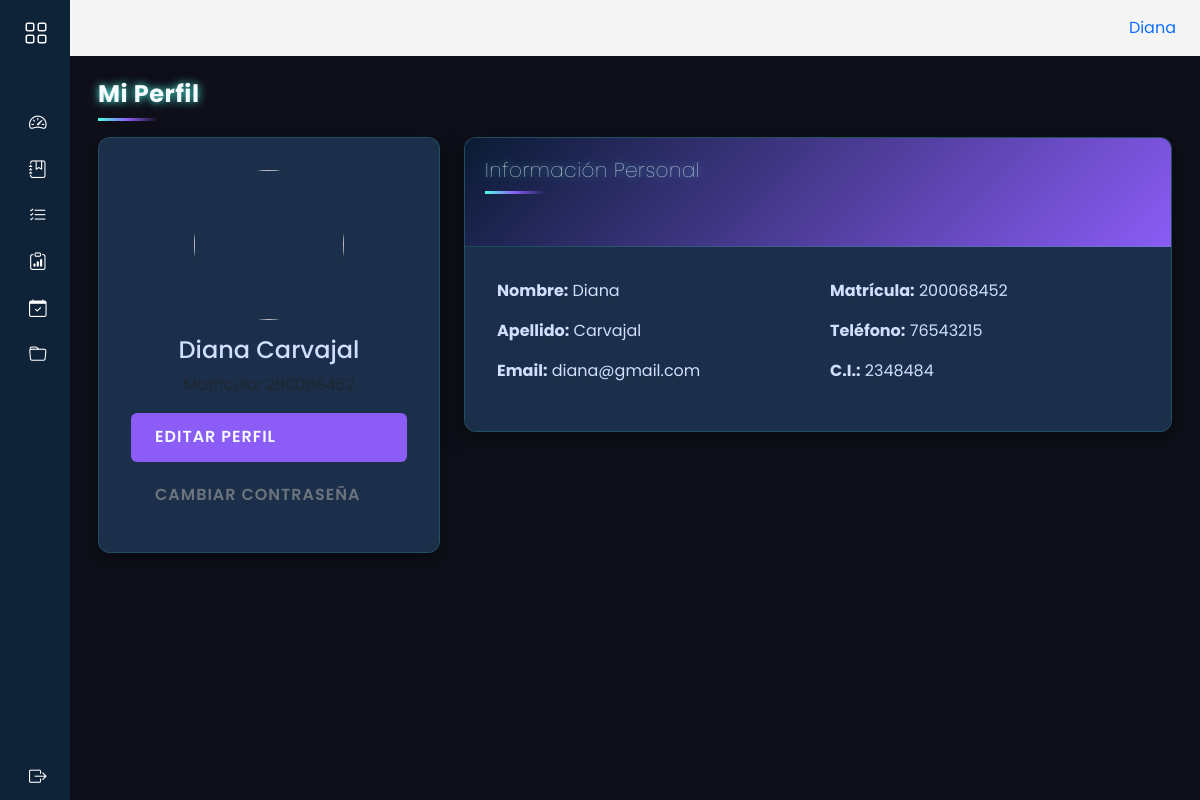
Page /estudiante/perfil/ (signed in) on the earlier database version.
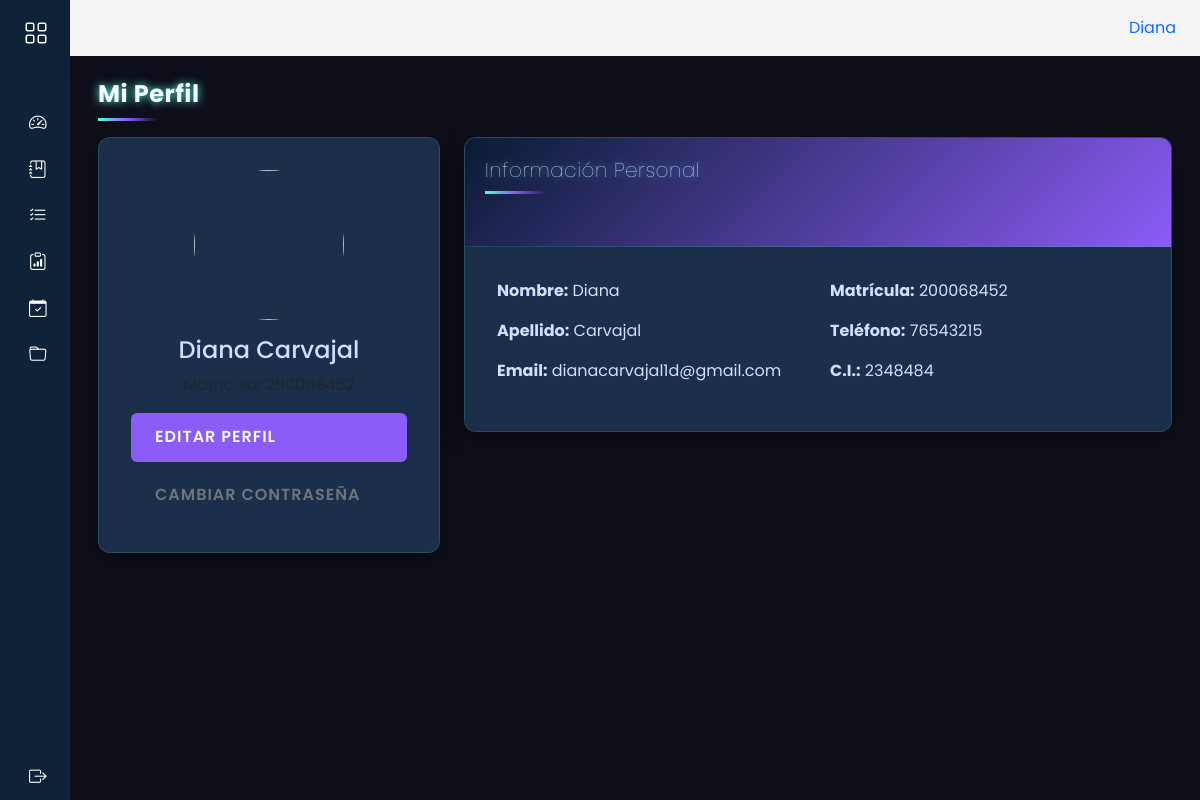
Same page on the later database version.
### models/usuario_model.py (models this page shows, shortened)
class Usuario(db.Model, UserMixin):
    __tablename__='usuarios'
    id = db.Column(db.Integer,primary_key=True)
    nombre = db.Column(db.String(80),nullable=False)
    apellido = db.Column(db.String(100))
    email = db.Column(db.String(120), unique=True)
    username = db.Column(db.String(20),nullable=False)
    password = db.Column(db.String,nullable=False)
    activo = db.Column(db.Boolean, default=True,nullable=False)
    rol_id = db.Column(db.Integer, db.ForeignKey('rol.id'), nullable=False)
    rol = db.relationship('Rol', back_populates='usuarios')
    docentes = db.relationship('Docente', backref='usuario_rel', lazy=True, cascade='all, delete-orphan')
    estudiantes = db.relationship('Estudiante', backref='usuario_rel', lazy=True, cascade='all, delete-orphan')
    def delete(self):
        db.session.delete(self)
        db.session.commit()
    @staticmethod
    def get_by_id(user_id):
        return Usuario.query.get(user_id)

### controllers/estudiante/perfil_estudiante_controller.py (the view)
@perfil_bp.route("/")
@login_required
def ver_perfil():
    if not current_user.rol.nombre == 'Estudiante':
        flash('No tienes permiso para acceder a esta sección', 'danger')
        return redirect(url_for('auth.login'))
    estudiante = Estudiante.get_by_usuario_id(current_user.id)
    if not estudiante:
        flash('No se encontró tu perfil de estudiante', 'error')
        return redirect(url_for('estudiante_inicio.dashboard'))
    return render_template('estudiante/perfil/ver.html', estudiante=estudiante)

### models/estudiante_model.py (called while the page is built)
    @staticmethod
    def get_by_usuario_id(usuario_id):
        return Estudiante.query.filter_by(usuario_id=usuario_id).first()

### run.py (called while the page is built)
@login_manager.user_loader
def load_user(user_id):
    return Usuario.get_by_id(user_id)

### templates/estudiante/perfil/ver.html (shortened to what this page needs)
{% extends 'estudiante/base.html' %}
{% block header %}Mi Perfil{% endblock %}
{% block content %}
<div class="row">
    <div class="col-md-4">
        <div class="card">
            <div class="card-body text-center">
                <img src="{{ url_for('static', filename='img/student-avatar.png') }}"
                     class="rounded-circle mb-3" width="150" height="150">
                <h4>{{ estudiante.usuario.nombre }} {{ estudiante.usuario.apellido }}</h4>
                <p class="text-muted">Matrícula: {{ estudiante.matricula }}</p>
                <div class="d-grid gap-2">
                    <a href="{{ url_for('estudiante_perfil.editar_perfil') }}" class="btn btn-primary">
                        Editar Perfil
                    </a>
                    <a href="{{ url_for('estudiante_perfil.cambiar_password') }}" class="btn btn-outline-secondary">
                        Cambiar Contraseña
                    </a>
                </div>
            </div>
        </div>
    </div>
    <div class="col-md-8">
        <div class="card mb-4">
            <div class="card-header bg-primary text-white">
                <h5>Información Personal</h5>
            </div>
            <div class="card-body">
                <div class="row">
                    <div class="col-md-6">
                        <p><strong>Nombre:</strong> {{ estudiante.usuario.nombre }}</p>
                        <p><strong>Apellido:</strong> {{ estudiante.usuario.apellido }}</p>
                        <p><strong>Email:</strong> {{ estudiante.usuario.email }}</p>
                    </div>
                    <div class="col-md-6">
                        <p><strong>Matrícula:</strong> {{ estudiante.matricula }}</p>
                        <p><strong>Teléfono:</strong> {{ estudiante.telefono }}</p>
                        <p><strong>C.I.:</strong> {{ estudiante.ci }}</p>
                    </div>
                </div>
            </div>
        </div>
    </div>
</div>
{% endblock %}

### templates/estudiante/base.html (shortened to what this page needs)
<!doctype html>
<html lang="es">
<head>
    <link href="https://cdn.jsdelivr.net/npm/bootstrap@5.3.7/dist/css/bootstrap.min.css" rel="stylesheet"
>
    <link rel="stylesheet" href="{{ url_for('static', filename='css/estudiante.css') }}">
    <link rel="stylesheet" href="https://cdn.jsdelivr.net/npm/bootstrap-icons@1.8.1/font/bootstrap-icons.css">
    <link rel="stylesheet" href="https://cdn.jsdelivr.net/npm/bootstrap-icons@1.13.1/font/bootstrap-icons.min.css">
    <link href="https://cdn.datatables.net/v/bs5/dt-2.3.2/datatables.min.css" rel="stylesheet"
>
</head>
<body>
    <div class="wrapper">
        <aside id="sidebar">
            <div class="d-flex">
                <button id="toggle-btn" class="toggle-btn" type="button">
                    <i class="bi bi-grid"></i>
                </button>
            </div>
            <ul class="sidebar-nav">
                <li class="sidebar-item">
                    <a href="/estudiante/inicio" class="sidebar-link">
                        <i class="bi bi-speedometer2"></i>
                    </a>
                </li>
                <li class="sidebar-item">
                    <a href="/estudiante/cursos/" class="sidebar-link">
                        <i class="bi bi-journal-bookmark"></i>
                    </a>
                </li>
                <li class="sidebar-item">
                    <a href="/estudiante/tareas/" class="sidebar-link">
                        <i class="bi bi-list-check"></i>
                    </a>
                </li>
                <li class="sidebar-item">
                    <a href="/estudiante/calificaciones/" class="sidebar-link">
                        <i class="bi bi-clipboard-data"></i>
                    </a>
                </li>
                <li class="sidebar-item">
                    <a href="/estudiante/asistencias/" class="sidebar-link">
                        <i class="bi bi-calendar-check"></i>
                    </a>
                </li>
                <li class="sidebar-item">
                    <a href="/estudiante/materiales/" class="sidebar-link">
                        <i class="bi bi-folder"></i>
                    </a>
                </li>
            </ul>
            <div class="sidebar-footer">
                <a href="/estudiante/logout" class="sidebar-link">
                    <i class="bi bi-box-arrow-right"></i>
                </a>
            </div>
        </aside>
        <div class="main">
            <nav class="navbar navbar-expand px-4 py-3">
                <div class="navbar-collapse collapse">
                    <ul class="navbar-nav ms-auto">
                        <li class="nav-item dropdown">
                            <a href="#" class="nav-icon pe-md-0" data-bs-toggle="dropdown">
                                <span class="ms-2 d-none d-md-inline">{{ current_user.nombre }}</span>
                            </a>
                        </li>
                    </ul>
                </div>
            </nav>
            <main class="content px-3 py-4">
                <div class="container-fluid">
                    <div class="mb-3">
                        <h3 class="fw-bold fs-4 mb-3">{% block header %}{% endblock %}</h3>
                        {% block content %}
                        {% endblock %}
                    </div>
                </div>
            </main>
        </div>
    </div>
</body>
</html>

Differences in the rows shown:
changed Usuario "Diana": usuario.email "diana@gmail.com" → "dianacarvajal1d@gmail.com"
